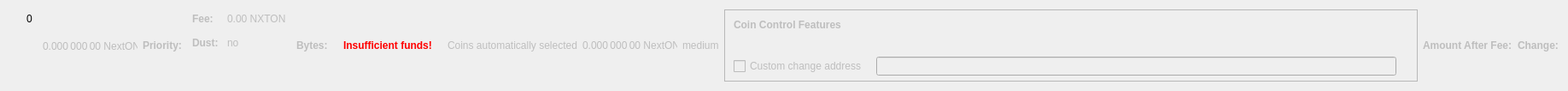
    <widget class="QWidget" name="dummyHideWidget" native="true">
     <property name="maximumSize">
      <size>
       <width>100</width>
       <height>22</height>
      </size>
     </property>
     <layout class="QHBoxLayout" name="dummyHideLayout">
      <item>
       <layout class="QFormLayout" name="formLayoutCoinControl1">
        <property name="horizontalSpacing">
         <number>10</number>
        </property>
        <property name="verticalSpacing">
         <number>14</number>
        </property>
        <property name="leftMargin">
         <number>10</number>
        </property>
        <property name="topMargin">
         <number>4</number>
        </property>
        <property name="rightMargin">
         <number>6</number>
        </property>
        <item row="0" column="1">
         <widget class="QLabel" name="labelCoinControlBytes">
          <property name="cursor">
           <cursorShape>IBeamCursor</cursorShape>
          </property>
          <property name="contextMenuPolicy">
           <enum>Qt::ActionsContextMenu</enum>
          </property>
          <property name="text">
           <string notr="true">0</string>
          </property>
          <property name="textInteractionFlags">
           <set>Qt::LinksAccessibleByMouse|Qt::TextSelectableByKeyboard|Qt::TextSelectableByMouse</set>
          </property>
         </widget>
        </item>
       </layout>
      </item>
      <item>
       <widget class="QLabel" name="labelCoinControlAfterFee">
        <property name="enabled">
         <bool>false</bool>
        </property>
        <property name="sizePolicy">
         <sizepolicy hsizetype="Fixed" vsizetype="Fixed">
          <horstretch>0</horstretch>
          <verstretch>0</verstretch>
         </sizepolicy>
        </property>
        <property name="minimumSize">
         <size>
          <width>111</width>
          <height>12</height>
         </size>
        </property>
        <property name="maximumSize">
         <size>
          <width>111</width>
          <height>12</height>
         </size>
        </property>
        <property name="cursor">
         <cursorShape>IBeamCursor</cursorShape>
        </property>
        <property name="contextMenuPolicy">
         <enum>Qt::ActionsContextMenu</enum>
        </property>
        <property name="text">
         <string notr="true">0.000 000 00 NextON</string>
        </property>
        <property name="textInteractionFlags">
         <set>Qt::LinksAccessibleByMouse|Qt::TextSelectableByKeyboard|Qt::TextSelectableByMouse</set>
        </property>
       </widget>
      </item>
      <item>
       <widget class="QLabel" name="labelCoinControlPriorityText">
        <property name="enabled">
         <bool>false</bool>
        </property>
        <property name="font">
         <font>
          <weight>75</weight>
          <bold>true</bold>
         </font>
        </property>
        <property name="text">
         <string>Priority:</string>
        </property>
       </widget>
      </item>
      <item>
       <layout class="QHBoxLayout" name="horizontalLayout"/>
      </item>
      <item>
       <layout class="QFormLayout" name="formLayoutCoinControl3">
        <property name="horizontalSpacing">
         <number>10</number>
        </property>
        <property name="verticalSpacing">
         <number>14</number>
        </property>
        <property name="leftMargin">
         <number>6</number>
        </property>
        <property name="topMargin">
         <number>4</number>
        </property>
        <property name="rightMargin">
         <number>6</number>
        </property>
        <item row="0" column="0">
         <widget class="QLabel" name="labelCoinControlFeeText">
          <property name="enabled">
           <bool>false</bool>
          </property>
          <property name="font">
           <font>
            <weight>75</weight>
            <bold>true</bold>
           </font>
          </property>
          <property name="text">
           <string>Fee:</string>
          </property>
          <property name="margin">
           <number>0</number>
          </property>
         </widget>
        </item>
        <item row="0" column="1">
         <widget class="QLabel" name="labelCoinControlFee">
          <property name="enabled">
           <bool>false</bool>
          </property>
          <property name="cursor">
           <cursorShape>IBeamCursor</cursorShape>
          </property>
          <property name="contextMenuPolicy">
           <enum>Qt::ActionsContextMenu</enum>
          </property>
          <property name="text">
           <string notr="true">0.00 NXTON</string>
          </property>
          <property name="textInteractionFlags">
           <set>Qt::LinksAccessibleByMouse|Qt::TextSelectableByKeyboard|Qt::TextSelectableByMouse</set>
          </property>
         </widget>
        </item>
        <item row="1" column="0">
         <widget class="QLabel" name="labelCoinControlLowOutputText">
          <property name="enabled">
           <bool>false</bool>
          </property>
          <property name="font">
           <font>
            <weight>75</weight>
            <bold>true</bold>
           </font>
          </property>
          <property name="text">
           <string>Dust:</string>
          </property>
         </widget>
        </item>
        <item row="1" column="1">
         <widget class="QLabel" name="labelCoinControlLowOutput">
          <property name="enabled">
           <bool>false</bool>
          </property>
          <property name="cursor">
           <cursorShape>IBeamCursor</cursorShape>
          </property>
          <property name="contextMenuPolicy">
           <enum>Qt::ActionsContextMenu</enum>
          </property>
          <property name="text">
           <string>no</string>
          </property>
          <property name="textInteractionFlags">
           <set>Qt::LinksAccessibleByMouse|Qt::TextSelectableByKeyboard|Qt::TextSelectableByMouse</set>
          </property>
         </widget>
        </item>
       </layout>
      </item>
      <item>
       <widget class="QLabel" name="labelCoinControlBytesText">
        <property name="enabled">
         <bool>false</bool>
        </property>
        <property name="font">
         <font>
          <weight>75</weight>
          <bold>true</bold>
         </font>
        </property>
        <property name="text">
         <string>Bytes:</string>
        </property>
       </widget>
      </item>
      <item>
       <layout class="QFormLayout" name="formLayoutCoinControl2">
        <property name="horizontalSpacing">
         <number>10</number>
        </property>
        <property name="verticalSpacing">
         <number>14</number>
        </property>
        <property name="leftMargin">
         <number>6</number>
        </property>
        <property name="topMargin">
         <number>4</number>
        </property>
        <property name="rightMargin">
         <number>6</number>
        </property>
       </layout>
      </item>
      <item>
       <layout class="QHBoxLayout" name="horizontalLayoutCoinControl2">
        <property name="spacing">
         <number>8</number>
        </property>
        <property name="bottomMargin">
         <number>10</number>
        </property>
       </layout>
      </item>
      <item>
       <widget class="QLabel" name="labelCoinControlInsuffFunds">
        <property name="enabled">
         <bool>false</bool>
        </property>
        <property name="minimumSize">
         <size>
          <width>0</width>
          <height>0</height>
         </size>
        </property>
        <property name="font">
         <font>
          <weight>75</weight>
          <bold>true</bold>
         </font>
        </property>
        <property name="styleSheet">
         <string notr="true">color:red;font-weight:bold;</string>
        </property>
        <property name="text">
         <string>Insufficient funds!</string>
        </property>
        <property name="margin">
         <number>5</number>
        </property>
       </widget>
      </item>
      <item>
       <layout class="QFormLayout" name="formLayoutCoinControl4">
        <property name="horizontalSpacing">
         <number>10</number>
        </property>
        <property name="verticalSpacing">
         <number>14</number>
        </property>
        <property name="leftMargin">
         <number>6</number>
        </property>
        <property name="topMargin">
         <number>4</number>
        </property>
        <property name="rightMargin">
         <number>6</number>
        </property>
       </layout>
      </item>
      <item>
       <widget class="QLabel" name="labelCoinControlAutomaticallySelected">
        <property name="enabled">
         <bool>false</bool>
        </property>
        <property name="sizePolicy">
         <sizepolicy hsizetype="Fixed" vsizetype="Fixed">
          <horstretch>0</horstretch>
          <verstretch>0</verstretch>
         </sizepolicy>
        </property>
        <property name="minimumSize">
         <size>
          <width>0</width>
          <height>0</height>
         </size>
        </property>
        <property name="maximumSize">
         <size>
          <width>240</width>
          <height>16777215</height>
         </size>
        </property>
        <property name="text">
         <string>Coins automatically selected</string>
        </property>
        <property name="margin">
         <number>5</number>
        </property>
       </widget>
      </item>
      <item>
       <widget class="QLabel" name="labelCoinControlChange">
        <property name="enabled">
         <bool>false</bool>
        </property>
        <property name="sizePolicy">
         <sizepolicy hsizetype="Fixed" vsizetype="Fixed">
          <horstretch>0</horstretch>
          <verstretch>0</verstretch>
         </sizepolicy>
        </property>
        <property name="minimumSize">
         <size>
          <width>111</width>
          <height>0</height>
         </size>
        </property>
        <property name="maximumSize">
         <size>
          <width>111</width>
          <height>16777215</height>
         </size>
        </property>
        <property name="cursor">
         <cursorShape>IBeamCursor</cursorShape>
        </property>
        <property name="contextMenuPolicy">
         <enum>Qt::ActionsContextMenu</enum>
        </property>
        <property name="text">
         <string notr="true">0.000 000 00 NextON</string>
        </property>
        <property name="textInteractionFlags">
         <set>Qt::LinksAccessibleByMouse|Qt::TextSelectableByKeyboard|Qt::TextSelectableByMouse</set>
        </property>
       </widget>
      </item>
      <item>
       <widget class="QLabel" name="labelCoinControlPriority">
        <property name="enabled">
         <bool>false</bool>
        </property>
        <property name="cursor">
         <cursorShape>IBeamCursor</cursorShape>
        </property>
        <property name="contextMenuPolicy">
         <enum>Qt::ActionsContextMenu</enum>
        </property>
        <property name="text">
         <string>medium</string>
        </property>
        <property name="textInteractionFlags">
         <set>Qt::LinksAccessibleByMouse|Qt::TextSelectableByKeyboard|Qt::TextSelectableByMouse</set>
        </property>
       </widget>
      </item>
      <item>
       <widget class="QFrame" name="frameCoinControl">
        <property name="sizePolicy">
         <sizepolicy hsizetype="Expanding" vsizetype="Expanding">
          <horstretch>0</horstretch>
          <verstretch>0</verstretch>
         </sizepolicy>
        </property>
        <property name="maximumSize">
         <size>
          <width>16777215</width>
          <height>16777215</height>
         </size>
        </property>
        <property name="frameShape">
         <enum>QFrame::StyledPanel</enum>
        </property>
        <property name="frameShadow">
         <enum>QFrame::Sunken</enum>
        </property>
        <layout class="QVBoxLayout" name="verticalLayoutCoinControl2_2">
         <property name="spacing">
          <number>0</number>
         </property>
         <property name="leftMargin">
          <number>0</number>
         </property>
         <property name="topMargin">
          <number>0</number>
         </property>
         <property name="rightMargin">
          <number>0</number>
         </property>
         <property name="bottomMargin">
          <number>6</number>
         </property>
         <item>
          <layout class="QVBoxLayout" name="verticalLayoutCoinControl" stretch="0,0,0,1">
           <property name="spacing">
            <number>0</number>
           </property>
           <property name="leftMargin">
            <number>10</number>
           </property>
           <property name="topMargin">
            <number>10</number>
           </property>
           <item>
            <layout class="QHBoxLayout" name="horizontalLayoutCoinControl1">
             <property name="bottomMargin">
              <number>15</number>
             </property>
             <item>
              <widget class="QLabel" name="labelCoinControlFeatures">
               <property name="enabled">
                <bool>false</bool>
               </property>
               <property name="sizePolicy">
                <sizepolicy hsizetype="Preferred" vsizetype="Maximum">
                 <horstretch>0</horstretch>
                 <verstretch>0</verstretch>
                </sizepolicy>
               </property>
               <property name="font">
                <font>
                 <weight>75</weight>
                 <bold>true</bold>
                </font>
               </property>
               <property name="styleSheet">
                <string notr="true">font-weight:bold;</string>
               </property>
               <property name="text">
                <string>Coin Control Features</string>
               </property>
              </widget>
             </item>
            </layout>
           </item>
           <item>
            <widget class="QWidget" name="widgetCoinControl" native="true">
             <property name="sizePolicy">
              <sizepolicy hsizetype="Preferred" vsizetype="Preferred">
               <horstretch>0</horstretch>
               <verstretch>0</verstretch>
              </sizepolicy>
             </property>
             <property name="minimumSize">
              <size>
               <width>0</width>
               <height>0</height>
              </size>
             </property>
             <property name="styleSheet">
              <string notr="true"/>
             </property>
             <layout class="QHBoxLayout" name="horizontalLayoutCoinControl5_2">
              <property name="leftMargin">
               <number>0</number>
              </property>
              <property name="topMargin">
               <number>0</number>
              </property>
              <property name="rightMargin">
               <number>0</number>
              </property>
              <property name="bottomMargin">
               <number>0</number>
              </property>
              <item>
               <layout class="QHBoxLayout" name="horizontalLayoutCoinControl3">
                <property name="spacing">
                 <number>20</number>
                </property>
                <property name="topMargin">
                 <number>0</number>
                </property>
                <property name="bottomMargin">
                 <number>10</number>
                </property>
               </layout>
              </item>
             </layout>
            </widget>
           </item>
           <item>
            <layout class="QHBoxLayout" name="horizontalLayoutCoinControl4" stretch="0,0,0">
             <property name="spacing">
              <number>12</number>
             </property>
             <property name="sizeConstraint">
              <enum>QLayout::SetDefaultConstraint</enum>
             </property>
             <property name="topMargin">
              <number>5</number>
             </property>
             <property name="rightMargin">
              <number>5</number>
             </property>
             <item>
              <widget class="QCheckBox" name="checkBoxCoinControlChange">
               <property name="enabled">
                <bool>false</bool>
               </property>
               <property name="toolTip">
                <string>If this is activated, but the change address is empty or invalid, change will be sent to a newly generated address.</string>
               </property>
               <property name="text">
                <string>Custom change address</string>
               </property>
              </widget>
             </item>
             <item>
              <widget class="QValidatedLineEdit" name="lineEditCoinControlChange">
               <property name="enabled">
                <bool>false</bool>
               </property>
               <property name="sizePolicy">
                <sizepolicy hsizetype="Expanding" vsizetype="Fixed">
                 <horstretch>0</horstretch>
                 <verstretch>0</verstretch>
                </sizepolicy>
               </property>
              </widget>
             </item>
             <item>
              <widget class="QLabel" name="labelCoinControlChangeLabel_2">
               <property name="sizePolicy">
                <sizepolicy hsizetype="Preferred" vsizetype="Expanding">
                 <horstretch>0</horstretch>
                 <verstretch>0</verstretch>
                </sizepolicy>
               </property>
               <property name="minimumSize">
                <size>
                 <width>0</width>
                 <height>0</height>
                </size>
               </property>
               <property name="text">
                <string/>
               </property>
               <property name="margin">
                <number>3</number>
               </property>
              </widget>
             </item>
            </layout>
           </item>
           <item>
            <spacer name="verticalSpacerCoinControl">
             <property name="orientation">
              <enum>Qt::Vertical</enum>
             </property>
             <property name="sizeHint" stdset="0">
              <size>
               <width>800</width>
               <height>1</height>
              </size>
             </property>
            </spacer>
           </item>
          </layout>
         </item>
        </layout>
       </widget>
      </item>
      <item>
       <widget class="QLabel" name="labelCoinControlAfterFeeText">
        <property name="enabled">
         <bool>false</bool>
        </property>
        <property name="minimumSize">
         <size>
          <width>0</width>
          <height>0</height>
         </size>
        </property>
        <property name="maximumSize">
         <size>
          <width>16777215</width>
          <height>16777215</height>
         </size>
        </property>
        <property name="font">
         <font>
          <weight>75</weight>
          <bold>true</bold>
         </font>
        </property>
        <property name="text">
         <string>Amount After Fee:</string>
        </property>
        <property name="alignment">
         <set>Qt::AlignLeading|Qt::AlignLeft|Qt::AlignVCenter</set>
        </property>
        <property name="margin">
         <number>0</number>
        </property>
       </widget>
      </item>
      <item>
       <widget class="QLabel" name="labelCoinControlChangeText">
        <property name="enabled">
         <bool>false</bool>
        </property>
        <property name="sizePolicy">
         <sizepolicy hsizetype="Preferred" vsizetype="Preferred">
          <horstretch>0</horstretch>
          <verstretch>0</verstretch>
         </sizepolicy>
        </property>
        <property name="minimumSize">
         <size>
          <width>0</width>
          <height>0</height>
         </size>
        </property>
        <property name="maximumSize">
         <size>
          <width>16777215</width>
          <height>16777215</height>
         </size>
        </property>
        <property name="font">
         <font>
          <weight>75</weight>
          <bold>true</bold>
         </font>
        </property>
        <property name="text">
         <string>Change:</string>
        </property>
        <property name="alignment">
         <set>Qt::AlignLeading|Qt::AlignLeft|Qt::AlignVCenter</set>
        </property>
       </widget>
      </item>
     </layout>
    </widget>
